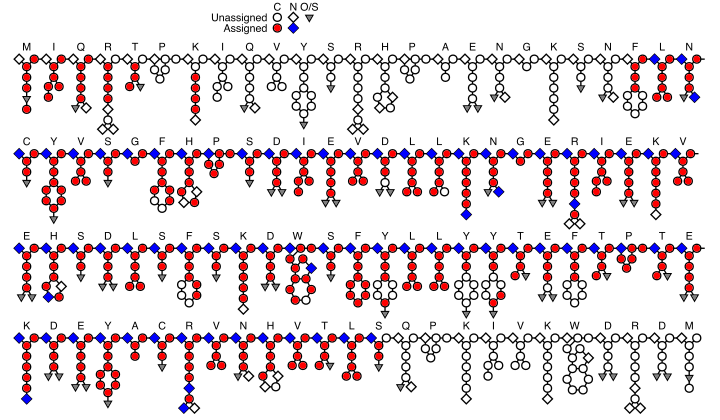

Reproduce this figure in Julia.
using Luxor
radius = 3 # size of the atoms, the whole drawing is scaled to this, must be set before amino_acids.jl is included
stroke = 1 # thickness of the black lines in the drawing
include("amino_acids.jl")
include("assignments.jl")
include("drawing_utilities.jl")

atom_shapes = Dict{Char,String}('N' => "square", 'C'=>"circle", 'O'=>"triangle", 'S'=>"triangle")

seq = "MIQRTPKIQVYSRHPAENGKSNFLNCYVSGFHPSDIEVDLLKNGERIEKVEHSDLSFSKDWSFYLLYYTEFTPTEKDEYACRVNHVTLSQPKIVKWDRDM"
shift_file = "example_shifts.dat"
output = "example_figure_no_protons.svg" # could be .pdf or .png etc. see Luxor documentation for all options
Drawing(540, 315, output) # set size of figure here
background("white")
sethue("black")
fontface("Helvetica")
font_size = 2*radius+2 # set the size of the text
left_start = 20 # adjust the position of the first amino acid on each row
vertical_spacing = font_size*2+5 # adjust how much vertical space is left for the labels
aa_per_row = 25
text_position = 15 # adjust how far the labels are from the drawn amino acids



fontsize(font_size)
setline(stroke)
draw_CN_legend(Point(200,5))
location = Point(left_start, vertical_spacing+3*font_size+5) # start drawing below the legend
max_height = 0
for row in Iterators.partition(assignments(seq, shift_file; M0=true), aa_per_row)
    global location, max_height
    for a in row
        location = draw_amino_acid(a..., location, radius; draw_H=false)
        max_height = max(max_height, height(a[4]))
    end
    location = Point(left_start, location.y+max_height+vertical_spacing)
    max_height = 0
end
finish()
preview()
